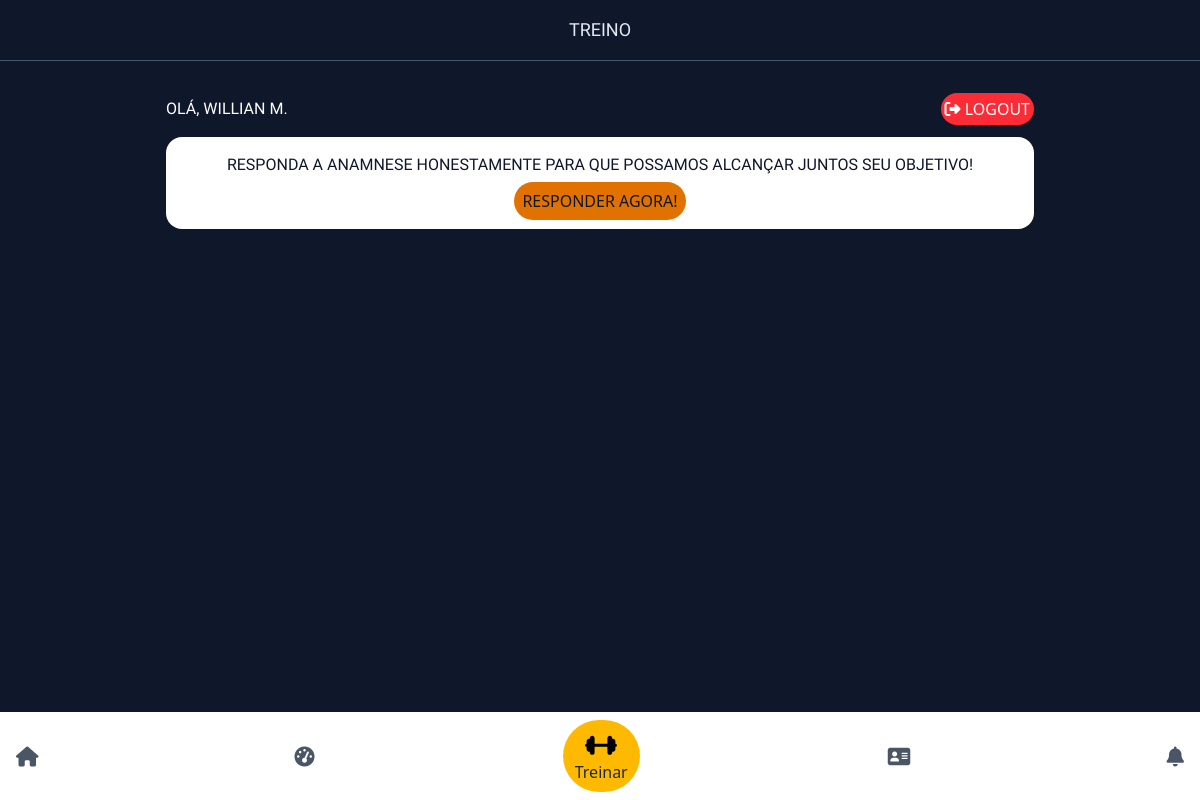
/treino-micro/19 (signed in), run on an earlier commit of the app's database.
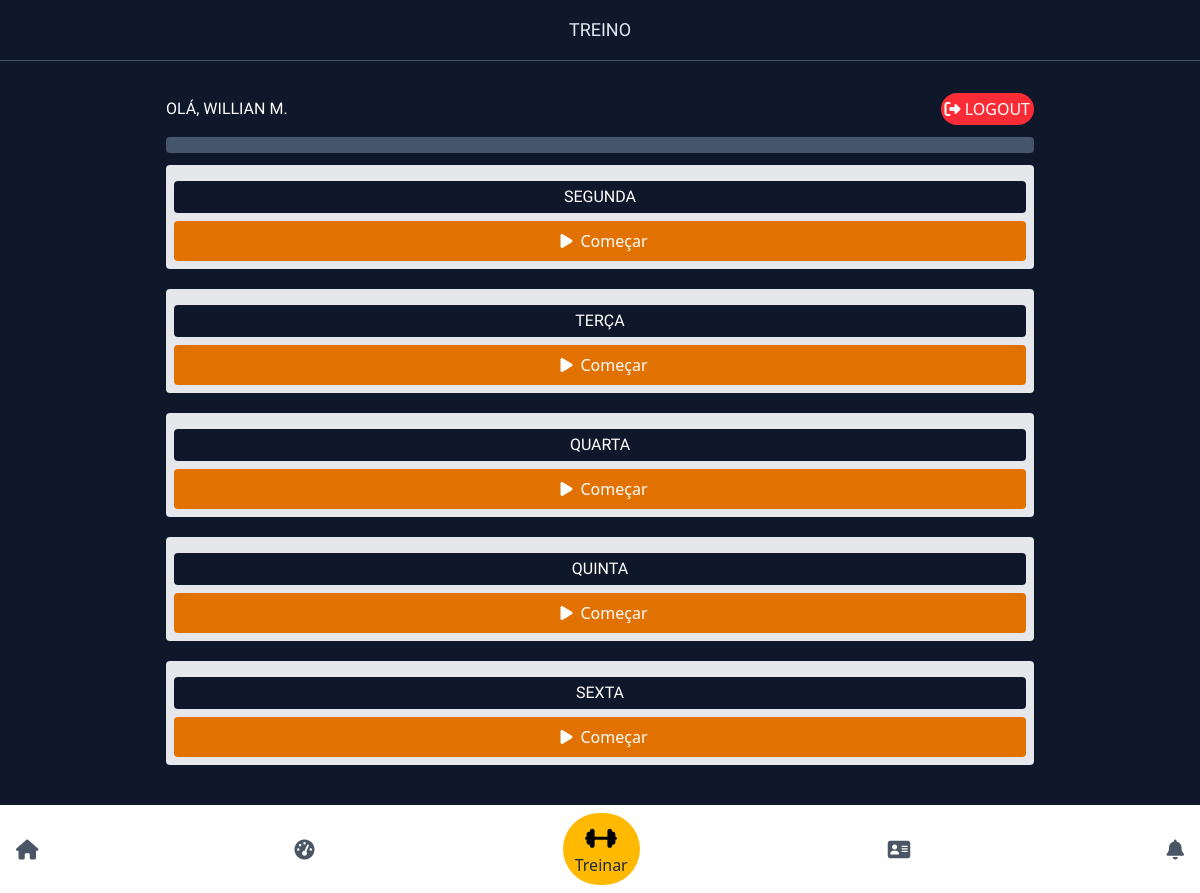
And on a later commit of the database.
### app_personal/models.py (models this page shows)
class Microciclo(models.Model):
    mesociclo = models.ForeignKey(Mesociclo, on_delete=models.CASCADE, related_name='microciclo')
    titulo = models.CharField(max_length=255)

### app/views.py (the view)
# urls.py: path('treino-micro/<int:id>', views.treino_micro, name='treino_micro'),
def treino_micro(request, id):
    user_auth = request.user.is_authenticated
    if not user_auth:
        return redirect('login_view')
    Micro = Microciclo.objects.filter(mesociclo_id = id)
    exercicios = ExerciciosCliente.objects.filter(microciclo_id = id)
    context={
        'micro':Micro,
        'exercicios':exercicios
    }
    return render(request,'treino/treino-micro.html', context)

### app/templates/treino/treino-micro.html (shortened to what this page needs)
{% extends 'base/base.html' %}
{% block 'content'%}
{% if user %}
<h1 class="text-center text-lg border-b-1 border-slate-600 p-4 text-slate-200">TREINO</h1>
<section class="content w-full max-w-[900px] m-auto my-4 p-4 text-white space-y-3">
    <div class="flex items-center justify-between">
        <h1>Olá, {{user.first_name}}</h1>
        <a href="{% url 'logout' %}" class="bg-red-500 p-1 rounded-full"><i class="fa fa-sign-out"></i> LOGOUT</a>
    </div>
    {% if micro %}
        <div class="bg-slate-600 p-2 rounded">
        </div>
      <div class="gap-5 flex flex-wrap items-center">
        {% for t in micro %}
                <div class="w-full bg-gray-200 text-slate-900 p-2 rounded">
                    <h1 class="text-center my-2 text-white bg-slate-900 rounded p-1">{{t.titulo}}</h1>
                    <a href="{% url 'comecar' t.id %}" data-id="{{t.id}}" class="flex justify-center items-center bg-amber-600 font-medium text-white p-2 hover:text-amber-900 hover:bg-amber-400 rounded"><i class="fa fa-play mx-2"></i>Começar</a>
                </div>
        {% endfor %}
     </div>
    {% else %}
        <div class="bg-white text-slate-900 text-center rounded-2xl p-4 space-y-3">
            <h1 class="">Responda a Anamnese honestamente para que possamos alcançar juntos seu objetivo!</h1>
            <a href="{% url 'anamnese' %}" class="bg-amber-600 p-2 rounded-full uppercase font-medium">Responder agora!</a>
        </div>
    {% endif %}
</section>
<br><br><br><br>
{% endif %}
{% endblock %}

What changed in the data, as far as the page shows it:
added Microciclo: titulo "SEGUNDA"
added Microciclo: titulo "TERÇA"
added Microciclo: titulo "QUARTA"
added Microciclo: titulo "QUINTA"
added Microciclo: titulo "SEXTA"
Also different on the page:
text no longer shown: "RESPONDA A ANAMNESE HONESTAMENTE PARA QUE POSSAMOS ALCANÇAR JUNTOS SEU OBJETIVO! RESPONDER AGORA!"
